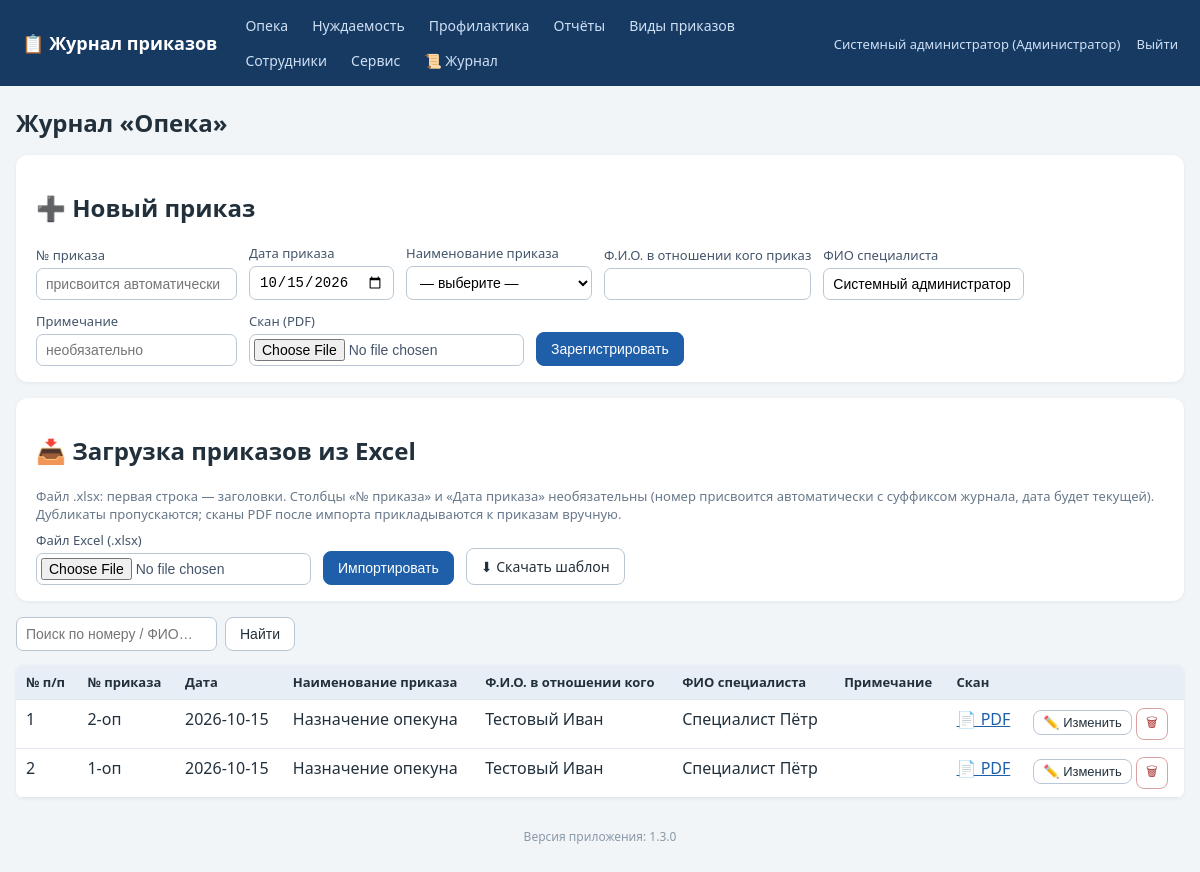
Screenshot of /journal/opeka (signed in) with the database file from the repository.
### tables this page shows
CREATE TABLE employees (
    id INTEGER PRIMARY KEY AUTOINCREMENT,
    full_name TEXT NOT NULL,
    position TEXT NOT NULL DEFAULT '',
    login TEXT UNIQUE,
    password_hash TEXT,
    role_id INTEGER REFERENCES roles(id)
, pwd_changed_at TEXT);

CREATE TABLE roles (
    id INTEGER PRIMARY KEY AUTOINCREMENT,
    name TEXT UNIQUE NOT NULL
);

CREATE TABLE orders (
    id INTEGER PRIMARY KEY AUTOINCREMENT,
    journal TEXT NOT NULL,           -- opeka / nuzhdaemost / profilaktika
    order_number TEXT NOT NULL,      -- номер приказа, напр. "12-оп"
    order_date TEXT NOT NULL,        -- ГГГГ-ММ-ДД
    order_type_id INTEGER REFERENCES order_types(id),
    person_fio TEXT NOT NULL DEFAULT '',   -- ФИО в отношении кого
    specialist_fio TEXT NOT NULL DEFAULT '', -- ФИО специалиста
    scan_path TEXT,
    created_at TEXT DEFAULT CURRENT_TIMESTAMP
, note TEXT NOT NULL DEFAULT '');

CREATE TABLE order_types (
    id INTEGER PRIMARY KEY AUTOINCREMENT,
    kind TEXT NOT NULL,              -- вид приказа (название журнала)
    name TEXT NOT NULL,              -- наименование приказа
    UNIQUE(kind, name)
);

### app.py (the view)
@app.route('/journal/<journal>')
def journal_list(journal):
    if journal not in JOURNAL_TYPES:
        abort(404)
    user = current_user()
    if not can_access_journal(user, journal):
        abort(403)
    q = request.args.get('q', '').strip()
    conn = get_db()
    sql = ('SELECT o.*, t.name AS type_name FROM orders o '
           'LEFT JOIN order_types t ON t.id=o.order_type_id WHERE o.journal=?')
    params = [journal]
    if q:
        sql += ' AND (o.order_number LIKE ? OR o.person_fio LIKE ? OR o.specialist_fio LIKE ?)'
        like = f'%{q}%'
        params += [like, like, like]
    sql += (' ORDER BY o.order_date DESC, '
            "CAST(NULLIF(SUBSTR(o.order_number, 1, INSTR(o.order_number || '-', '-')), '') AS INTEGER) DESC")
    rows = conn.execute(sql, params).fetchall()
    types = conn.execute('SELECT * FROM order_types WHERE kind=? ORDER BY name',
                         (journal,)).fetchall()
    today = date.today().isoformat()
    conn.close()
    return render_template('journal.html', journal=journal, title=JOURNAL_TITLES[journal],
                           rows=rows, types=types, today=today, q=q)

### app.py (called while the page is built)
@app.after_request
def log_request(response):
    try:
        uid = session.get('user_id')
        status = response.status_code
        lvl = logging.WARNING if status >= 400 else logging.INFO
        log.log(lvl, f'[HTTP] {request.method} {request.path} -> {status} '
                     f'(IP: {request.remote_addr}, user_id: {uid or "-"})')
        if status == 403:
            audit('ОТКАЗ В ДОСТУПЕ (403)', f'{request.method} {request.path}')
        if (request.endpoint == 'login' and request.method == 'POST'
                and status == 200):
            log.warning(f'[БЕЗОПАСНОСТЬ] Неудачная попытка входа: логин '
                        f"'{request.form.get('login','')}' от IP "
                        f"{request.remote_addr}")
    except Exception:
        pass
    return response

def get_db():
    conn = sqlite3.connect(DB_PATH)
    conn.row_factory = sqlite3.Row
    conn.execute('PRAGMA foreign_keys = ON')
    return conn

def current_user():
    uid = session.get('user_id')
    if not uid:
        return None
    conn = get_db()
    u = conn.execute('SELECT e.*, r.name AS role_name FROM employees e '
                     'LEFT JOIN roles r ON r.id=e.role_id WHERE e.id=?', (uid,)).fetchone()
    conn.close()
    return u

def can_access_journal(user, journal):
    if not user:
        return False
    if user['role_name'] in FULL_DATA_ROLES:  # админ и начальник — полный доступ
        return True
    return user['role_name'] in ROLE_ACCESS[journal]

@app.before_request
def _guard():
    open_exceptions = ('login', 'logout', 'static')
    if request.endpoint in open_exceptions:
        return
    if not session.get('user_id'):
        return redirect(url_for('login'))

@app.context_processor
def inject_globals():
    user = current_user()
    journals = [j for j in JOURNAL_TYPES if user and can_access_journal(user, j)]
    return dict(
        cu=user,
        accessible_journals=[(j, JOURNAL_TITLES[j]) for j in journals],
        all_journals=[(j, JOURNAL_TITLES[j]) for j in JOURNAL_TYPES],
        journal_titles=JOURNAL_TITLES,
        all_roles=ALL_ROLES,
        app_version=APP_VERSION,
    )

### templates/journal.html (shortened to what this page needs)
{% extends 'base.html' %}
{% block content %}
<h1>Журнал «{{ title }}»</h1>
<div class="panel">
  <h2>➕ Новый приказ</h2>
  <form method="post" action="{{ url_for('journal_create', journal=journal) }}" enctype="multipart/form-data">
    <label>№ приказа <input name="order_number" placeholder="присвоится автоматически"></label>
    <label>Дата приказа <input type="date" name="order_date" value="{{ today }}"></label>
    <label>Наименование приказа
      <select name="order_type_id" required>
        <option value="">— выберите —</option>
      </select>
    </label>
    <label>Ф.И.О. в отношении кого приказ <input name="person_fio" required></label>
    <label>ФИО специалиста <input name="specialist_fio" value="{{ cu.full_name if cu else '' }}"></label>
    <label>Примечание <input name="note" placeholder="необязательно"></label>
    <label>Скан (PDF) <input type="file" name="scan" accept=".pdf,application/pdf"></label>
    <button class="btn primary" type="submit">Зарегистрировать</button>
  </form>
</div>
<div class="panel no-print">
  <h2>📥 Загрузка приказов из Excel</h2>
  <p class="hint">Файл .xlsx: первая строка — заголовки. Столбцы «№ приказа» и «Дата приказа» необязательны
     (номер присвоится автоматически с суффиксом журнала, дата будет текущей). Дубликаты пропускаются;
     сканы PDF после импорта прикладываются к приказам вручную.</p>
  <form method="post" action="{{ url_for('journal_import', journal=journal) }}" enctype="multipart/form-data">
    <label>Файл Excel (.xlsx) <input type="file" name="file" accept=".xlsx" required></label>
    <button class="btn primary" type="submit">Импортировать</button>
    <a class="btn" href="{{ url_for('journal_template', journal=journal) }}">⬇ Скачать шаблон</a>
  </form>
</div>
<form method="get" class="searchbar no-print">
  <input name="q" value="{{ q }}" placeholder="Поиск по номеру / ФИО…">
  <button class="btn">Найти</button>
</form>
<table class="grid">
  <tr><th>№ п/п</th><th>№ приказа</th><th>Дата</th><th>Наименование приказа</th>
      <th>Ф.И.О. в отношении кого</th><th>ФИО специалиста</th><th>Примечание</th><th>Скан</th><th class="no-print"></th></tr>
  {% for r in rows %}
  <tr>
    <td>{{ loop.index }}</td>
    <td>{{ r.order_number }}</td>
    <td>{{ r.order_date }}</td>
    <td>{{ r.type_name or '—' }}</td>
    <td>{{ r.person_fio }}</td>
    <td>{{ r.specialist_fio }}</td>
    <td>{{ r.note if 'note' in r.keys() else '' }}</td>
    <td>{% if r.scan_path %}<a href="{{ url_for('order_scan', oid=r.id) }}" target="_blank">📄 PDF</a>{% else %}—{% endif %}</td>
    <td class="actions no-print">
      <button class="btn sm" data-id="{{ r.id }}" data-number="{{ r.order_number }}" data-date="{{ r.order_date }}"
              data-typeid="{{ r.order_type_id or '' }}" data-person="{{ r.person_fio }}" data-spec="{{ r.specialist_fio }}"
              data-note="{{ r.note if 'note' in r.keys() else '' }}"
              onclick="openEdit(this)">✏️ Изменить</button>
      <form method="post" action="{{ url_for('order_delete', oid=r.id) }}" style="display:inline"
            onsubmit="return confirm('Удалить приказ?')"><button class="btn sm danger">🗑</button></form>
    </td>
  </tr>
  {% endfor %}
</table>
{% endblock %}

### templates/base.html (shortened to what this page needs)
<!DOCTYPE html>
<html lang="ru">
<head>
<link rel="stylesheet" href="{{ url_for('static', filename='style.css') }}">
</head>
<body>
<header class="topbar no-print">
  <div class="brand"><a href="{{ url_for('index') }}">📋 Журнал приказов</a></div>
  <nav>
    {% for j, t in accessible_journals %}
      <a href="{{ url_for('journal_list', journal=j) }}">{{ t }}</a>
    {% endfor %}
    {% if cu and cu.role_name in ['Администратор','Начальник отдела','Куратор'] %}
      <a href="{{ url_for('reports') }}">Отчёты</a>
    {% endif %}
    <a href="{{ url_for('order_types') }}">Виды приказов</a>
    {% if cu and cu.role_name == 'Администратор' %}
      <a href="{{ url_for('employees') }}">Сотрудники</a>
      <a href="{{ url_for('service') }}">Сервис</a>
      <a href="{{ url_for('logs_view') }}" title="Журнал логирования">📜 Журнал</a>
    {% endif %}
  </nav>
  <div class="userbox">
    {% if cu %}
      <a href="{{ url_for('profile') }}" title="Сменить пароль">{{ cu.full_name }} ({{ cu.role_name }})</a>
      <a href="{{ url_for('logout') }}">Выйти</a>
    {% endif %}
  </div>
</header>
<main class="container">
  {% block content %}{% endblock %}
</main>
<footer class="foot no-print">Версия приложения: {{ app_version }}</footer>
</body>
</html>

### static/style.css (style rules this page uses)
:root { --bs:#1f5fa9;--bg:#f2f5f8;--tx:#22303c; }
* { box-sizing:border-box }
body { margin:0;font-family:"Segoe UI",Arial,sans-serif;background:var(--bg);color:var(--tx); }
a { color:var(--bs); }
.topbar { display:flex;align-items:center;gap:18px;flex-wrap:wrap;background:#173a63;color:#fff;padding:10px 22px; }
.topbar .brand a { color:#fff;font-weight:700;font-size:18px;text-decoration:none; }
.topbar nav { display:flex;gap:4px;flex-wrap:wrap;flex:1; }
.topbar nav a { color:#cfe0f5;text-decoration:none;padding:6px 10px;border-radius:6px;font-size:14px; }
.userbox a { color:#cfe0f5;text-decoration:none;font-size:13px;margin-left:12px; }
.container { max-width:1200px;margin:20px auto;padding:0 16px; }
h1 { font-size:24px; }
.panel { background:#fff;border-radius:12px;padding:16px 20px;margin:16px 0;box-shadow:0 1px 4px rgba(0,0,0,.06); }
.panel form { display:flex;flex-wrap:wrap;gap:12px;align-items:end; }
label { display:flex;flex-direction:column;font-size:13px;gap:4px;color:#44556a; }
input,select { padding:7px 9px;border:1px solid #b9c6d3;border-radius:7px;font-size:14px;background:#fff; }
input[type=file] { padding:4px; }
.btn { display:inline-block;padding:8px 14px;border-radius:8px;border:1px solid #b9c6d3;background:#fff;color:var(--tx);cursor:pointer;font-size:14px;text-decoration:none; }
.btn.primary { background:var(--bs);border-color:var(--bs);color:#fff; }
.btn.danger { background:#fff;border-color:#dba0a0;color:#a33; }
.btn.sm { padding:4px 9px;font-size:13px; }
table.grid { width:100%;border-collapse:collapse;background:#fff;margin:14px 0;box-shadow:0 1px 4px rgba(0,0,0,.06);border-radius:8px;overflow:hidden; }
.grid th { background:#e8eef5;font-size:13px;text-align:left; }
.grid th,.grid td { padding:8px 10px;border-bottom:1px solid #e2e8ef;vertical-align:top; }
.actions { white-space:nowrap; }
.searchbar { display:flex;gap:8px;margin:10px 0; }
.foot { text-align:center;color:#8a99a8;font-size:12px;margin:30px 0; }
.hint { color:#67788a;font-size:13px;margin:4px 0 8px 0; }

### rows the page displays
employees: full_name "Системный администратор", specialist_fio "Системный администратор"
roles: role_name "Администратор"
orders: order_number "2-оп", order_date "2026-10-15", name "Назначение опекуна", person_fio "Тестовый Иван", specialist_fio "Специалист Пётр"
orders: order_number "1-оп", order_date "2026-10-15", name "Назначение опекуна", person_fio "Тестовый Иван", specialist_fio "Специалист Пётр"

### other values shown
{{ t }} "Опека" "Нуждаемость" "Профилактика"
{{ title }} "Опека"
{{ app_version }} "1.3.0"
